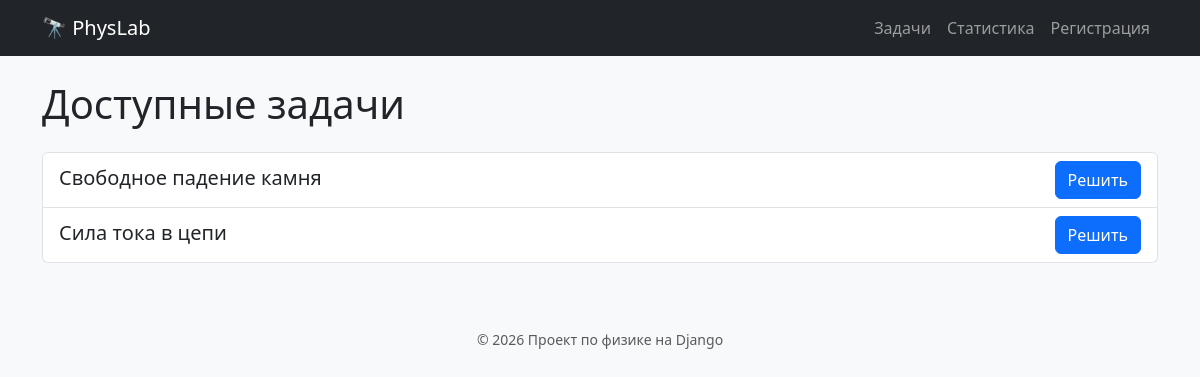
The page /tasks/ on the database as committed earlier.
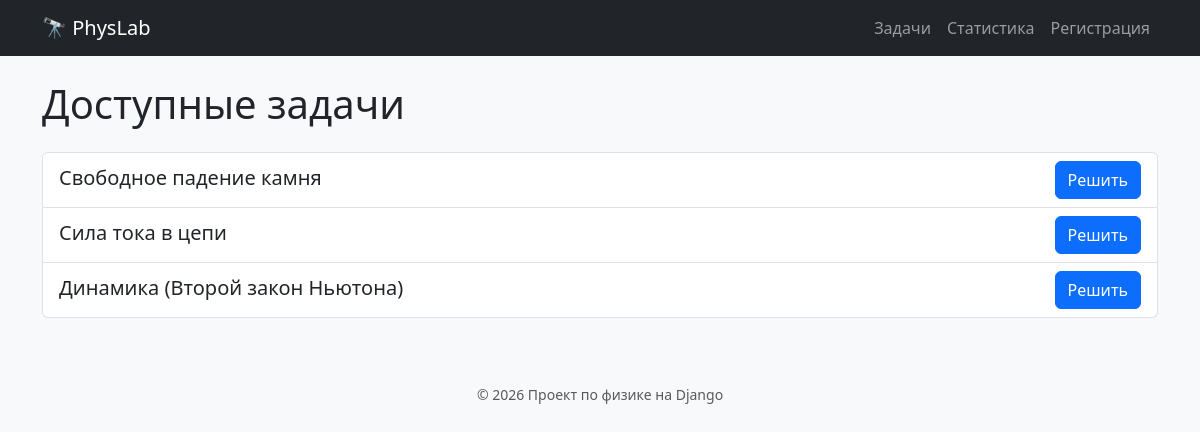
The same page on the database as committed later.
### simulator/models.py (models this page shows)
class Task(models.Model):
    title = models.CharField(max_length=200)
    description = models.TextField()
    correct_answer = models.FloatField()

### simulator/views.py (the view)
# urls.py: path('', views.task_list, name='task_list'),
def task_list(request):
    tasks = Task.objects.all()
    return render(request, 'simulator/task_list.html', {'tasks': tasks})

### simulator/templates/simulator/task_list.html (shortened to what this page needs)
{% extends 'base.html' %}
{% block content %}
    <h1 class="mb-4">Доступные задачи</h1>
    <div class="list-group">
        {% for task in tasks %}
            <div class="list-group-item d-flex justify-content-between align-items-center">
                <div>
                    <h5 class="mb-1">{{ task.title }}</h5>
                </div>
                <a href="{% url 'task_detail' task.id %}" class="btn btn-primary">Решить</a>
            </div>
        {% empty %}
            <p class="text-muted">Задач пока нет. Добавьте их в админке!</p>
        {% endfor %}
    </div>
{% endblock %}

Rows that differ between the two databases and show on the page:
added Task: title "Динамика (Второй закон Ньютона)"
